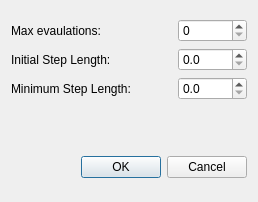
<?xml version="1.0" encoding="UTF-8"?>
<ui version="4.0">
 <class>OptParametersDialog</class>
 <widget class="QDialog" name="OptParametersDialog">
  <property name="geometry">
   <rect>
    <x>0</x>
    <y>0</y>
    <width>254</width>
    <height>202</height>
   </rect>
  </property>
  <property name="sizePolicy">
   <sizepolicy hsizetype="Fixed" vsizetype="Fixed">
    <horstretch>0</horstretch>
    <verstretch>0</verstretch>
   </sizepolicy>
  </property>
  <property name="maximumSize">
   <size>
    <width>306</width>
    <height>202</height>
   </size>
  </property>
  <property name="windowTitle">
   <string>Dialog</string>
  </property>
  <layout class="QVBoxLayout" name="verticalLayout_2">
   <item>
    <layout class="QHBoxLayout" name="horizontalLayout_4">
     <item>
      <layout class="QVBoxLayout" name="verticalLayout">
       <item>
        <layout class="QHBoxLayout" name="horizontalLayout">
         <item>
          <widget class="QLabel" name="label">
           <property name="minimumSize">
            <size>
             <width>161</width>
             <height>0</height>
            </size>
           </property>
           <property name="text">
            <string>Max evaulations:</string>
           </property>
          </widget>
         </item>
         <item>
          <widget class="QSpinBox" name="paramMaxEvalSpinBox">
           <property name="minimumSize">
            <size>
             <width>69</width>
             <height>0</height>
            </size>
           </property>
          </widget>
         </item>
        </layout>
       </item>
       <item>
        <layout class="QHBoxLayout" name="horizontalLayout_2">
         <item>
          <widget class="QLabel" name="label_2">
           <property name="minimumSize">
            <size>
             <width>161</width>
             <height>0</height>
            </size>
           </property>
           <property name="text">
            <string>Initial Step Length:</string>
           </property>
          </widget>
         </item>
         <item>
          <widget class="QDoubleSpinBox" name="paramInitStepdoubleSpinBox">
           <property name="decimals">
            <number>1</number>
           </property>
           <property name="singleStep">
            <double>0.500000000000000</double>
           </property>
          </widget>
         </item>
        </layout>
       </item>
       <item>
        <layout class="QHBoxLayout" name="horizontalLayout_3">
         <item>
          <widget class="QLabel" name="label_3">
           <property name="minimumSize">
            <size>
             <width>161</width>
             <height>0</height>
            </size>
           </property>
           <property name="text">
            <string>Minimum Step Length:</string>
           </property>
          </widget>
         </item>
         <item>
          <widget class="QDoubleSpinBox" name="paramMinStepdoubleSpinBox">
           <property name="decimals">
            <number>1</number>
           </property>
           <property name="singleStep">
            <double>0.500000000000000</double>
           </property>
          </widget>
         </item>
        </layout>
       </item>
      </layout>
     </item>
     <item>
      <spacer name="horizontalSpacer">
       <property name="orientation">
        <enum>Qt::Horizontal</enum>
       </property>
       <property name="sizeHint" stdset="0">
        <size>
         <width>40</width>
         <height>20</height>
        </size>
       </property>
      </spacer>
     </item>
    </layout>
   </item>
   <item>
    <spacer name="verticalSpacer">
     <property name="orientation">
      <enum>Qt::Vertical</enum>
     </property>
     <property name="sizeType">
      <enum>QSizePolicy::Fixed</enum>
     </property>
     <property name="sizeHint" stdset="0">
      <size>
       <width>20</width>
       <height>40</height>
      </size>
     </property>
    </spacer>
   </item>
   <item>
    <widget class="QDialogButtonBox" name="buttonBox">
     <property name="minimumSize">
      <size>
       <width>200</width>
       <height>0</height>
      </size>
     </property>
     <property name="maximumSize">
      <size>
       <width>16777215</width>
       <height>27</height>
      </size>
     </property>
     <property name="orientation">
      <enum>Qt::Horizontal</enum>
     </property>
     <property name="standardButtons">
      <set>QDialogButtonBox::Cancel|QDialogButtonBox::Ok</set>
     </property>
    </widget>
   </item>
  </layout>
 </widget>
 <resources/>
 <connections>
  <connection>
   <sender>buttonBox</sender>
   <signal>rejected()</signal>
   <receiver>OptParametersDialog</receiver>
   <slot>reject()</slot>
   <hints>
    <hint type="sourcelabel">
     <x>316</x>
     <y>260</y>
    </hint>
    <hint type="destinationlabel">
     <x>286</x>
     <y>274</y>
    </hint>
   </hints>
  </connection>
  <connection>
   <sender>buttonBox</sender>
   <signal>accepted()</signal>
   <receiver>OptParametersDialog</receiver>
   <slot>accept()</slot>
   <hints>
    <hint type="sourcelabel">
     <x>248</x>
     <y>254</y>
    </hint>
    <hint type="destinationlabel">
     <x>157</x>
     <y>274</y>
    </hint>
   </hints>
  </connection>
 </connections>
</ui>
